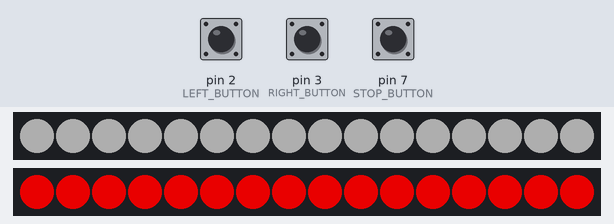
Simulated run of this sketch. Board: Arduino Uno, built with avr-gcc and run on an emulated ATmega328P. Shown: 2 × 16 RGB LEDs in strip order, left to right. The inputs (shaded band) are chosen by the test bench; at power-on: pin 2 (LEFT_BUTTON) HIGH, pin 7 (STOP_BUTTON) HIGH, pin 3 (RIGHT_BUTTON) HIGH. Dim RGB values are drawn brighter than linear.

Above: at 1.2 s.
1.3 s: pin 2 (LEFT_BUTTON) pulled LOW for 0.15 s
2.0 s: pin 7 (STOP_BUTTON) pulled LOW for 0.15 s
2.7 s: pin 2 (LEFT_BUTTON) pulled LOW for 1 s
At 4.17 s:
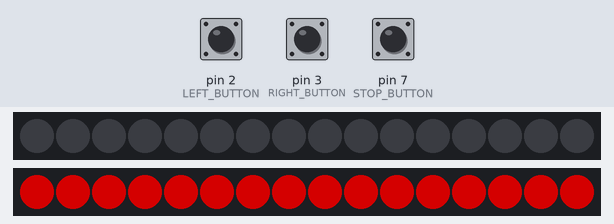
4.3 s: pin 3 (RIGHT_BUTTON) pulled LOW for 3.2 s
8.1 s: pin 3 (RIGHT_BUTTON) pulled LOW for 0.15 s
At 8.69 s:
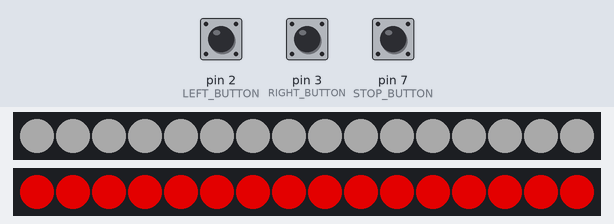

The sketch:

BikeLight.ino
```cpp
#include <PinChangeInterrupt.h>
#include <PinChangeInterruptBoards.h>
#include <PinChangeInterruptPins.h>
#include <PinChangeInterruptSettings.h>

#include <Adafruit_NeoPixel.h>

#define FRONT 5           // front pixel data pin
#define REAR 6          // rear pixel data pin
#define PIXEL 16        // number of pixels
#define LEFT_BUTTON 2
#define RIGHT_BUTTON 3
#define STOP_BUTTON 7

#define IDLE_DELAY 25
#define TURN_DELAY 40
#define TIMEOUT 20000   // signal timeout


// Parameter 1 = number of pixels in strip
// Parameter 2 = Arduino pin number (most are valid)
// Parameter 3 = pixel type flags, add together as needed:
//   NEO_KHZ800  800 KHz bitstream (most NeoPixel products w/WS2812 LEDs)
//   NEO_KHZ400  400 KHz (classic 'v1' (not v2) FLORA pixels, WS2811 drivers)
//   NEO_GRB     Pixels are wired for GRB bitstream (most NeoPixel products)
//   NEO_RGB     Pixels are wired for RGB bitstream (v1 FLORA pixels, not v2)
//   NEO_RGBW    Pixels are wired for RGBW bitstream (NeoPixel RGBW products)

Adafruit_NeoPixel frontStrip = Adafruit_NeoPixel(PIXEL, FRONT, NEO_GRB + NEO_KHZ800);
Adafruit_NeoPixel rearStrip = Adafruit_NeoPixel(PIXEL, REAR, NEO_GRB + NEO_KHZ800);

// IMPORTANT: To reduce NeoPixel burnout risk, add 1000 uF capacitor across
// pixel power leads, add 300 - 500 Ohm resistor on first pixel's data input
// and minimize distance between Arduino and first pixel.  Avoid connecting
// on a live circuit...if you must, connect GND first.

volatile unsigned long timer = 0;
volatile unsigned long timerStart = 0;

volatile bool leftFlag = false;
volatile bool rightFlag = false;
volatile bool stopFlag = false;

const int LED_L[] = {0,7};
const int LED_R[] = {8,15};
const int LED_F[] = {0,15};

const uint32_t red = rearStrip.Color(255,0,0);
const uint32_t halfRed = rearStrip.Color(127,0,0);
const uint32_t white = rearStrip.Color(127,127,127);

int idleCount = 0;
int idleSlope = 1;
volatile int turnCount = 0;
int turnSlope = 1;

void setup() {
    // put your setup code here, to run once:
    frontStrip.begin();
    frontStrip.show(); // Initialize all pixels to 'off'
    rearStrip.begin();
    rearStrip.show();
    //Serial.begin(9600);

    pinMode(LEFT_BUTTON, INPUT_PULLUP);
    pinMode(RIGHT_BUTTON, INPUT_PULLUP);
    pinMode(STOP_BUTTON, INPUT_PULLUP);   // digital input
    //pinMode(STOP_BUTTON, INPUT);            // using internal analog comparator
    //ACSR = B01011000;                       // see pg 299 of manual. Set to toggle change
    attachInterrupt(digitalPinToInterrupt(LEFT_BUTTON), leftFlagISR, RISING);
    attachInterrupt(digitalPinToInterrupt(RIGHT_BUTTON), rightFlagISR, RISING);
    attachPCINT(digitalPinToPCINT(STOP_BUTTON), stopFlagISR, CHANGE);

    leftFlag = false;
    rightFlag = false;
    stopFlag = false;


}

void loop() {
    // put your main code here, to run repeatedly:
    timer = millis();
    //STATE MACHINE
//    Serial.print("leftFlag=");
//    Serial.print(leftFlag,BIN);
//    Serial.print("...rightFlag=");
//    Serial.print(rightFlag,BIN);
//    Serial.print("...stopFlag=");
//    Serial.println(stopFlag,BIN);
//    Serial.print("Timer...");
//    Serial.print(timer, DEC);
//    Serial.print("...timerStart...");
//    Serial.println(timerStart, DEC);
    //Serial.print(digitalRead(STOP_BUTTON),BIN);

    if(leftFlag == 1 && rightFlag == 0 && stopFlag == 0)
    {
        //left turn, full
        leftConfig(LED_F, red, rearStrip);
        rearStrip.show();
        leftConfig(LED_F, red, frontStrip);
        frontStrip.show();
        timerCheck(timerStart);
        delay(TURN_DELAY);
    }
    else if(leftFlag == 0 && rightFlag == 1 && stopFlag == 0)
    {
        //right turn, full
        rightConfig(LED_F, red, rearStrip);
        rearStrip.show();
        rightConfig(LED_F, red, frontStrip);
        frontStrip.show();
        timerCheck(timerStart);
        delay(TURN_DELAY);
    }
    else if(leftFlag == 0 && rightFlag == 0 && stopFlag == 1)
    {
        //stop, full
        stopConfig(LED_F, red, rearStrip);
        rearStrip.show();
    }
    else if(leftFlag == 1 && rightFlag == 0 && stopFlag == 1)
    {
        //stop and left
        leftConfig(LED_L, red, rearStrip);
        stopConfig(LED_R, red, rearStrip);
        leftConfig(LED_L, red, frontStrip);
        idleConfig(LED_R, white, frontStrip);
        rearStrip.show();
        frontStrip.show();
        timerCheck(timerStart);
        delay(TURN_DELAY);
    }
    else if(leftFlag == 0 && rightFlag == 1 && stopFlag == 1)
    {
        //stop and right
        rightConfig(LED_R, red, rearStrip);
        stopConfig(LED_L, red, rearStrip);
        rightConfig(LED_R, red, frontStrip);
        idleConfig(LED_L, white, frontStrip);
        rearStrip.show();
        frontStrip.show();
        timerCheck(timerStart);
        delay(TURN_DELAY);
    }
    else
    {
        //State: Idle
        idleConfig(LED_F, red, rearStrip);
        idleConfig(LED_F, white, frontStrip);
        rearStrip.show();
        frontStrip.show();
        delay(IDLE_DELAY);        // need a delay or else it's too fast.. 50ms is approx correct.
    }
}

void leftFlagISR()
{
    //INTERRUPT RESPONSE FUNCTION
    //toggle left flag
    leftFlag = !leftFlag;
    rightFlag = false;
    turnCount = 0;
    timerStart = timer;
}

void rightFlagISR()
{
    //INTERRUPT RESPONSE FUNCTION
    //toggle right flag
    rightFlag = !rightFlag;
    leftFlag = false;
    turnCount = 0;
    timerStart = timer;
}

void stopFlagISR()
{
    //INTERRUPT RESPONSE FUNCTION
    //detects change in stop flag
    stopFlag = !stopFlag;
    turnCount = 0;
    //Serial.print(stopFlag, BIN);
}

//ISR(ANALOG_COMP_vect)
//{
//    //INTERRUPT RESPONSE FUNCTION
//    //detects change in stop flag
//    stopFlag = !stopFlag;
//    turnCount = 0;
//    //Serial.print(stopFlag, BIN);
//}

void timerCheck(unsigned long t)
{
    if( timer - t > TIMEOUT)
    {
        rightFlag = leftFlag = false;
    }
}

void idleConfig(int ledArray[], uint32_t color, Adafruit_NeoPixel &strip)
{
    // idle state
    // passes in an array with 2 values, beginning and end of LED strip to config
    // changes brightness slowly, triangular profile, linear 0 to brightness

    // idleSlope determines speed
    uint8_t rVal = color >> 16;
    uint8_t gVal = color >> 8;
    uint8_t bVal = color;

    int maxVal = max(max(rVal,gVal),bVal);

    if(idleCount <= 0)
    {
        idleSlope = 5;
    }
    else if(idleCount >= maxVal)             //FIX THIS FOR GENERAL COLOUR
    {
        idleSlope = -5;
    }

    color = (uint32_t(constrain(rVal-idleCount,0,rVal)) << 16)
        | (uint32_t(constrain(gVal-idleCount,0,gVal)) << 8)
        | (uint32_t(constrain(bVal-idleCount,0,bVal)));

    for(int i = ledArray[0]; i <= ledArray[1]; i++)
    {
        strip.setPixelColor(i,color);  // strip.setPixelColor(n, red, green, blue) or strip.setPixelColor(n, color)
    }

    idleCount = constrain(idleCount+idleSlope,0,maxVal);     //without constrain, it can flash high intensity.. kinda neat


}


void rightConfig(int ledArray[], uint32_t color, Adafruit_NeoPixel &strip)
{
    // right turn state
    if(ledArray[0]+turnCount == ledArray[1])
    {
        turnSlope = -1;
    }
    else if (ledArray[0]+turnCount == ledArray[0])
    {
        turnSlope = 1;
    }

    for(int i = ledArray[0]; i <= ledArray[0]+turnCount; i++)
    {
        //lights up the correct LEDs
        strip.setPixelColor(i, color);
    }
    for(int j = ledArray[0]+turnCount+1; j <= ledArray[1]; j++)
    {
        //blanks the remaining ones
        strip.setPixelColor(j,0);
    }
    turnCount += turnSlope;
}

void leftConfig(int ledArray[], uint32_t color, Adafruit_NeoPixel &strip)
{
    // left turn state
    if(ledArray[0]+turnCount == ledArray[1])
    {
        turnSlope = -1;
    }
    else if (ledArray[0]+turnCount == ledArray[0])
    {
        turnSlope = +1;
    }

    for(int i = ledArray[1]; i >= ledArray[1]-turnCount; i--)
    {
        //lights up the correct LEDs
        strip.setPixelColor(i, color);
    }
    for(int j = ledArray[1]-turnCount-1; j >= ledArray[0]; j--)
    {
        //blanks the remaining ones
        strip.setPixelColor(j,0);
    }
    turnCount += turnSlope;
}

void stopConfig(int ledArray[], uint32_t color, Adafruit_NeoPixel &strip)
{
    // stop state, sets all pixels to full red (255)
    for(int i = ledArray[0]; i <= ledArray[1]; i++)
    {
        strip.setPixelColor(i,color);  // strip.setPixelColor(n, red, green, blue) or strip.setPixelColor(n, color)
    }
}
```
